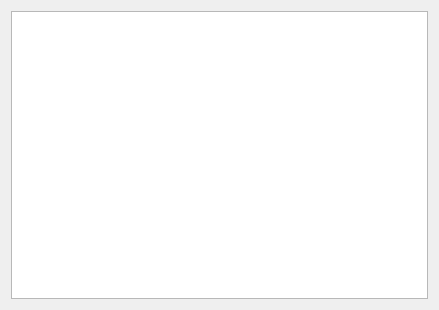
<?xml version="1.0" encoding="UTF-8"?>
<ui version="4.0">
 <class>JoinRoomDialog</class>
 <widget class="QDialog" name="JoinRoomDialog">
  <property name="geometry">
   <rect>
    <x>0</x>
    <y>0</y>
    <width>439</width>
    <height>310</height>
   </rect>
  </property>
  <property name="windowTitle">
   <string>Dialog</string>
  </property>
  <layout class="QGridLayout" name="gridLayout">
   <item row="0" column="0">
    <widget class="QTableWidget" name="tableWidget"/>
   </item>
  </layout>
 </widget>
 <resources/>
 <connections/>
</ui>
